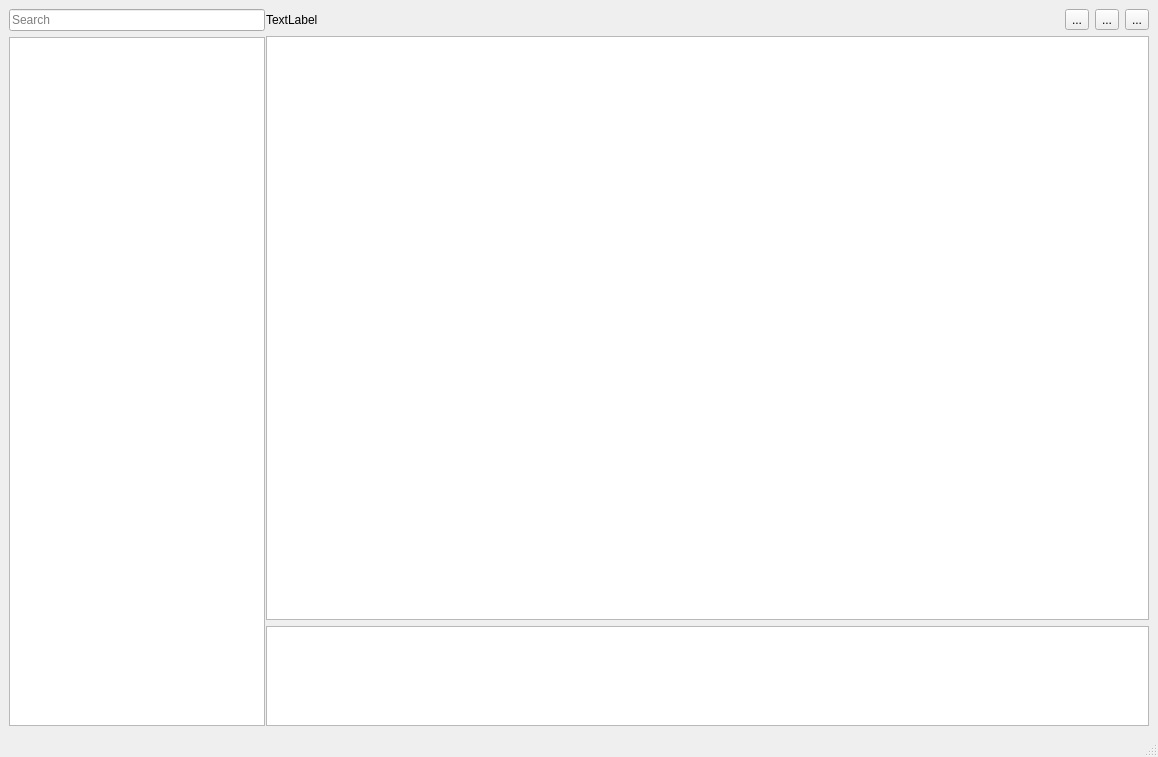
<?xml version="1.0" encoding="UTF-8"?>
<ui version="4.0">
 <class>MainWindow</class>
 <widget class="QMainWindow" name="MainWindow">
  <property name="geometry">
   <rect>
    <x>0</x>
    <y>0</y>
    <width>1158</width>
    <height>757</height>
   </rect>
  </property>
  <property name="sizePolicy">
   <sizepolicy hsizetype="Minimum" vsizetype="Minimum">
    <horstretch>0</horstretch>
    <verstretch>0</verstretch>
   </sizepolicy>
  </property>
  <property name="windowTitle">
   <string>MainWindow</string>
  </property>
  <widget class="QWidget" name="centralwidget">
   <layout class="QHBoxLayout" name="horizontalLayout_2">
    <item>
     <widget class="QSplitter" name="splitter">
      <property name="orientation">
       <enum>Qt::Horizontal</enum>
      </property>
      <property name="handleWidth">
       <number>1</number>
      </property>
      <widget class="QWidget" name="widget" native="true">
       <layout class="QVBoxLayout" name="verticalLayout">
        <property name="leftMargin">
         <number>0</number>
        </property>
        <property name="topMargin">
         <number>0</number>
        </property>
        <property name="rightMargin">
         <number>0</number>
        </property>
        <property name="bottomMargin">
         <number>0</number>
        </property>
        <item>
         <widget class="QLineEdit" name="lineEdit">
          <property name="sizePolicy">
           <sizepolicy hsizetype="Expanding" vsizetype="Fixed">
            <horstretch>0</horstretch>
            <verstretch>0</verstretch>
           </sizepolicy>
          </property>
          <property name="placeholderText">
           <string>Search</string>
          </property>
         </widget>
        </item>
        <item>
         <widget class="QListWidget" name="listWidget">
          <property name="sizePolicy">
           <sizepolicy hsizetype="Expanding" vsizetype="Expanding">
            <horstretch>0</horstretch>
            <verstretch>0</verstretch>
           </sizepolicy>
          </property>
         </widget>
        </item>
       </layout>
      </widget>
      <widget class="QWidget" name="widget_2" native="true">
       <property name="sizePolicy">
        <sizepolicy hsizetype="Preferred" vsizetype="Preferred">
         <horstretch>7</horstretch>
         <verstretch>0</verstretch>
        </sizepolicy>
       </property>
       <layout class="QVBoxLayout" name="verticalLayout_2" stretch="0,20,0">
        <property name="spacing">
         <number>6</number>
        </property>
        <property name="leftMargin">
         <number>0</number>
        </property>
        <property name="topMargin">
         <number>0</number>
        </property>
        <property name="rightMargin">
         <number>0</number>
        </property>
        <property name="bottomMargin">
         <number>0</number>
        </property>
        <item>
         <layout class="QHBoxLayout" name="horizontalLayout">
          <property name="sizeConstraint">
           <enum>QLayout::SetNoConstraint</enum>
          </property>
          <item>
           <widget class="QLabel" name="label">
            <property name="sizePolicy">
             <sizepolicy hsizetype="Expanding" vsizetype="Expanding">
              <horstretch>0</horstretch>
              <verstretch>0</verstretch>
             </sizepolicy>
            </property>
            <property name="text">
             <string>TextLabel</string>
            </property>
           </widget>
          </item>
          <item>
           <spacer name="horizontalSpacer">
            <property name="orientation">
             <enum>Qt::Horizontal</enum>
            </property>
            <property name="sizeHint" stdset="0">
             <size>
              <width>40</width>
              <height>20</height>
             </size>
            </property>
           </spacer>
          </item>
          <item>
           <widget class="QToolButton" name="toolButton_3">
            <property name="text">
             <string>...</string>
            </property>
           </widget>
          </item>
          <item>
           <widget class="QToolButton" name="toolButton_2">
            <property name="text">
             <string>...</string>
            </property>
           </widget>
          </item>
          <item>
           <widget class="QToolButton" name="toolButton">
            <property name="text">
             <string>...</string>
            </property>
           </widget>
          </item>
         </layout>
        </item>
        <item>
         <widget class="QTextBrowser" name="textBrowser">
          <property name="sizePolicy">
           <sizepolicy hsizetype="Expanding" vsizetype="Expanding">
            <horstretch>0</horstretch>
            <verstretch>0</verstretch>
           </sizepolicy>
          </property>
          <property name="autoFillBackground">
           <bool>false</bool>
          </property>
          <property name="styleSheet">
           <string notr="true">background-image: url(:/res/images/Walls.jpg);</string>
          </property>
         </widget>
        </item>
        <item>
         <widget class="QPlainTextEdit" name="plainTextEdit">
          <property name="enabled">
           <bool>true</bool>
          </property>
          <property name="sizePolicy">
           <sizepolicy hsizetype="Expanding" vsizetype="Expanding">
            <horstretch>0</horstretch>
            <verstretch>0</verstretch>
           </sizepolicy>
          </property>
          <property name="maximumSize">
           <size>
            <width>16777215</width>
            <height>100</height>
           </size>
          </property>
          <property name="baseSize">
           <size>
            <width>0</width>
            <height>0</height>
           </size>
          </property>
         </widget>
        </item>
       </layout>
      </widget>
     </widget>
    </item>
   </layout>
  </widget>
  <widget class="QMenuBar" name="menubar">
   <property name="geometry">
    <rect>
     <x>0</x>
     <y>0</y>
     <width>1158</width>
     <height>21</height>
    </rect>
   </property>
  </widget>
  <widget class="QStatusBar" name="statusbar"/>
 </widget>
 <resources/>
 <connections/>
</ui>
